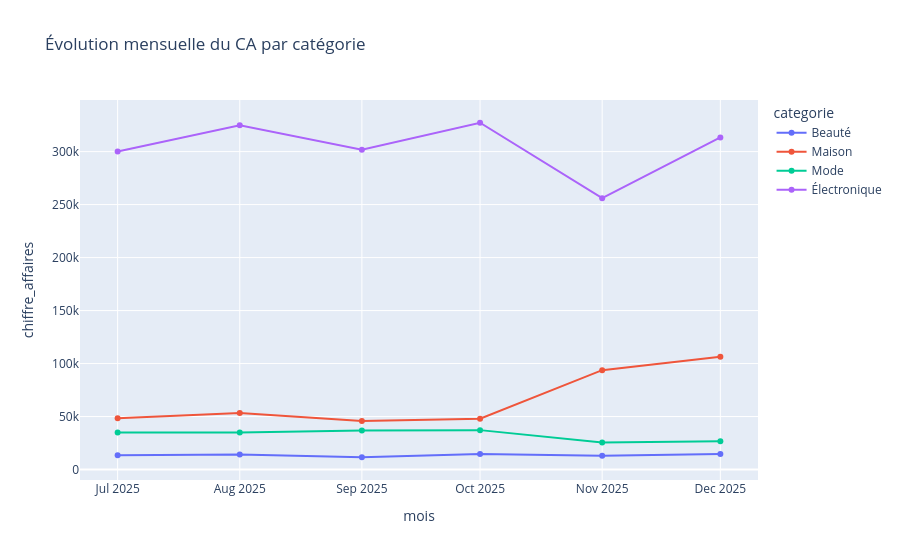

Notebook code for this chart:
### Code cell
evo_cat = df[df['statut_commande']!='Annulée'].groupby(['mois','categorie'])['chiffre_affaires'].sum().reset_index()
fig = px.line(evo_cat, x='mois', y='chiffre_affaires', color='categorie',
              title="Évolution mensuelle du CA par catégorie", markers=True)
fig.show()

### Figure 1 — Plotly figure (JSON) as saved in the notebook; plotly's stock layout.template omitted (floating-point values rounded to 4 significant figures)
{"data": [{"hovertemplate": "categorie=Beauté<br>mois=%{x}<br>chiffre_affaires=%{y}<extra></extra>", "legendgroup": "Beauté", "line": {"color": "#636efa", "dash": "solid"}, "marker": {"symbol": "circle"}, "mode": "lines+markers", "name": "Beauté", "orientation": "v", "showlegend": true, "type": "scatter", "x": ["2025-07", "2025-08", "2025-09", "2025-10", "2025-11", "2025-12"], "xaxis": "x", "y": [13450.0, 14210.0, 11580.0, 14590.0, 13050.0, 14640.0], "yaxis": "y"}, {"hovertemplate": "categorie=Maison<br>mois=%{x}<br>chiffre_affaires=%{y}<extra></extra>", "legendgroup": "Maison", "line": {"color": "#EF553B", "dash": "solid"}, "marker": {"symbol": "circle"}, "mode": "lines+markers", "name": "Maison", "orientation": "v", "showlegend": true, "type": "scatter", "x": ["2025-07", "2025-08", "2025-09", "2025-10", "2025-11", "2025-12"], "xaxis": "x", "y": [48470.0, 53250.0, 45820.0, 47970.0, 93750.0, 106500.0], "yaxis": "y"}, {"hovertemplate": "categorie=Mode<br>mois=%{x}<br>chiffre_affaires=%{y}<extra></extra>", "legendgroup": "Mode", "line": {"color": "#00cc96", "dash": "solid"}, "marker": {"symbol": "circle"}, "mode": "lines+markers", "name": "Mode", "orientation": "v", "showlegend": true, "type": "scatter", "x": ["2025-07", "2025-08", "2025-09", "2025-10", "2025-11", "2025-12"], "xaxis": "x", "y": [35000.0, 34910.0, 36810.0, 37180.0, 25540.0, 26630.0], "yaxis": "y"}, {"hovertemplate": "categorie=Électronique<br>mois=%{x}<br>chiffre_affaires=%{y}<extra></extra>", "legendgroup": "Électronique", "line": {"color": "#ab63fa", "dash": "solid"}, "marker": {"symbol": "circle"}, "mode": "lines+markers", "name": "Électronique", "orientation": "v", "showlegend": true, "type": "scatter", "x": ["2025-07", "2025-08", "2025-09", "2025-10", "2025-11", "2025-12"], "xaxis": "x", "y": [300100.0, 324900.0, 301700.0, 327200.0, 256100.0, 313300.0], "yaxis": "y"}], "layout": {"legend": {"title": {"text": "categorie"}, "tracegroupgap": 0}, "title": {"text": "Évolution mensuelle du CA par catégorie"}, "xaxis": {"anchor": "y", "domain": [0.0, 1.0], "title": {"text": "mois"}}, "yaxis": {"anchor": "x", "domain": [0.0, 1.0], "title": {"text": "chiffre_affaires"}}}}
